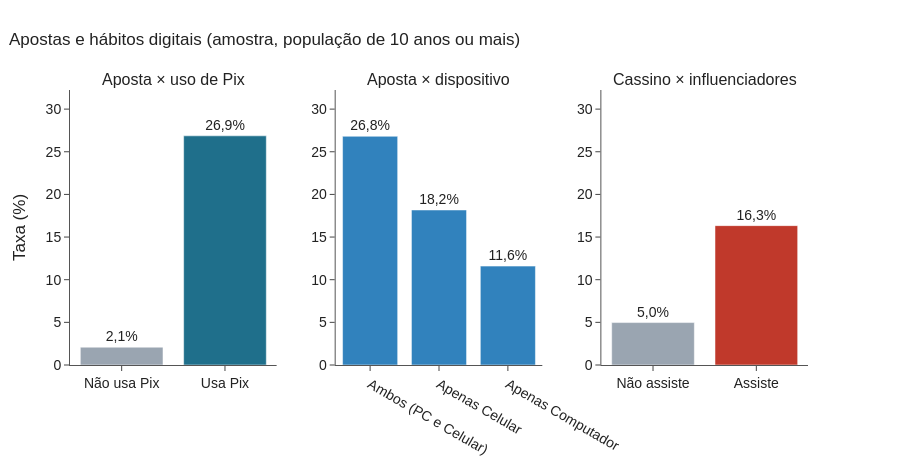

The notebook cell saved with this chart:
### Markdown cell above
### 4.5. Ecossistema digital: Pix, dispositivo e influenciadores

### Code cell
# Taxas por uso de Pix, dispositivo e influenciadores (análise original)
tx_pix = df.groupby('C8_I')['C14_AGREG'].mean() * 100
disp_validos = df[df['dispositivos_desc'].isin(['Apenas Celular', 'Ambos (PC e Celular)', 'Apenas Computador'])]
tx_disp = disp_validos.groupby('dispositivos_desc')['C14_AGREG'].mean().sort_values(ascending=False) * 100
tx_infl = df.groupby('TC4B_I')['aposta_cassino'].mean() * 100

fig = make_subplots(rows=1, cols=3, horizontal_spacing=0.08,
                    subplot_titles=('Aposta × uso de Pix', 'Aposta × dispositivo', 'Cassino × influenciadores'))
fig.add_bar(x=['Não usa Pix', 'Usa Pix'], y=tx_pix.values, marker_color=[COR['neutro'], COR['principal']],
            text=rotulos_pct(tx_pix.values), textposition='outside', showlegend=False, row=1, col=1)
fig.add_bar(x=list(tx_disp.index), y=tx_disp.values, marker_color=COR['seq'][3], text=rotulos_pct(tx_disp.values),
            textposition='outside', showlegend=False, row=1, col=2)
fig.add_bar(x=['Não assiste', 'Assiste'], y=tx_infl.values, marker_color=[COR['neutro'], COR['destaque']],
            text=rotulos_pct(tx_infl.values), textposition='outside', showlegend=False, row=1, col=3)
fig.update_yaxes(title_text='Taxa (%)', row=1, col=1)
fig.update_yaxes(range=[0, max(tx_pix.max(), tx_disp.max(), tx_infl.max()) * 1.2])
fig.update_layout(height=470, title='Apostas e hábitos digitais (amostra, população de 10 anos ou mais)')
fig.show()

# Razão de prevalência calculada (análise original)
rp_infl = tx_infl[1] / tx_infl[0]
print(f"Razão de prevalência (cassino): quem assiste a influenciadores / quem não assiste = {rp_infl:.2f}")

### Figure 1 — Plotly figure (JSON) as saved in the notebook; plotly's stock layout.template omitted (floating-point values rounded to 4 significant figures)
{"data": [{"marker": {"color": ["#9aa5b1", "#1f6f8b"]}, "showlegend": false, "text": ["2,1%", "26,9%"], "textposition": "outside", "type": "bar", "x": ["Não usa Pix", "Usa Pix"], "xaxis": "x", "y": [2.089, 26.87], "yaxis": "y"}, {"marker": {"color": "#3182bd"}, "showlegend": false, "text": ["26,8%", "18,2%", "11,6%"], "textposition": "outside", "type": "bar", "x": ["Ambos (PC e Celular)", "Apenas Celular", "Apenas Computador"], "xaxis": "x2", "y": [26.81, 18.18, 11.59], "yaxis": "y2"}, {"marker": {"color": ["#9aa5b1", "#c0392b"]}, "showlegend": false, "text": ["5,0%", "16,3%"], "textposition": "outside", "type": "bar", "x": ["Não assiste", "Assiste"], "xaxis": "x3", "y": [4.974, 16.34], "yaxis": "y3"}], "layout": {"annotations": [{"font": {"size": 16}, "showarrow": false, "text": "Aposta × uso de Pix", "x": 0.14, "xanchor": "center", "xref": "paper", "y": 1.0, "yanchor": "bottom", "yref": "paper"}, {"font": {"size": 16}, "showarrow": false, "text": "Aposta × dispositivo", "x": 0.5, "xanchor": "center", "xref": "paper", "y": 1.0, "yanchor": "bottom", "yref": "paper"}, {"font": {"size": 16}, "showarrow": false, "text": "Cassino × influenciadores", "x": 0.86, "xanchor": "center", "xref": "paper", "y": 1.0, "yanchor": "bottom", "yref": "paper"}], "height": 470, "title": {"text": "Apostas e hábitos digitais (amostra, população de 10 anos ou mais)"}, "xaxis": {"anchor": "y", "domain": [0.0, 0.28]}, "xaxis2": {"anchor": "y2", "domain": [0.36, 0.64]}, "xaxis3": {"anchor": "y3", "domain": [0.72, 1.0]}, "yaxis": {"anchor": "x", "domain": [0.0, 1.0], "range": [0, 32.24], "title": {"text": "Taxa (%)"}}, "yaxis2": {"anchor": "x2", "domain": [0.0, 1.0], "range": [0, 32.24]}, "yaxis3": {"anchor": "x3", "domain": [0.0, 1.0], "range": [0, 32.24]}}}
